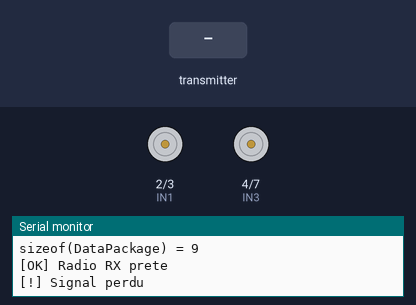
Bench run of a sketch on a simulated Arduino Uno, built with avr-gcc and run on an emulated ATmega328P. Shown: motor-driver pin pairs drawn as motors (green arrow = first pin HIGH = forward, orange = second pin HIGH = backward, longer = more drive, scaled by the enable pin), the last lines printed to the serial monitor. Inputs (shaded band) come from the test bench. No radio packets arrive unless stated.

Above: at 1.2 s.
1.3 s: the transmitter starts sending lx = 0
At 2.5 s:
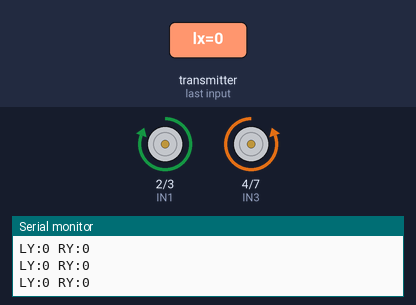
2.8 s: the transmitter starts sending ly = 256
At 3.6 s:
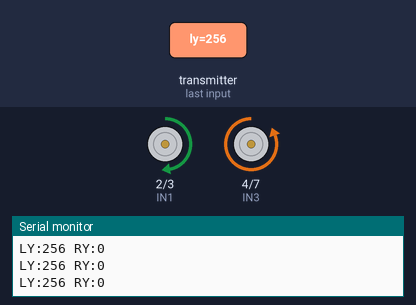
4.3 s: the transmitter starts sending ry = 256
At 4.8 s:
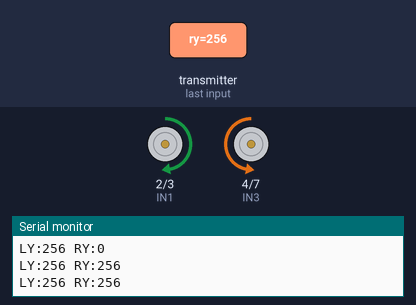
5.8 s: the transmitter starts sending ly = 0
At 7.0 s:
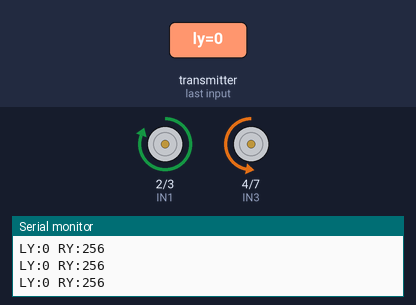
7.3 s: the transmitter starts sending ry = 512
At 8.3 s:
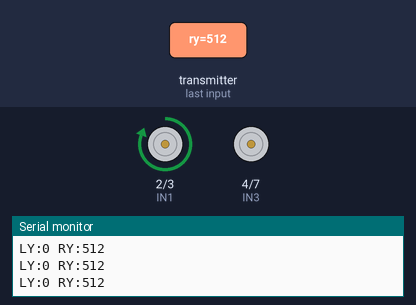
8.8 s: the transmitter starts sending ly = 1023
At 9.4 s:
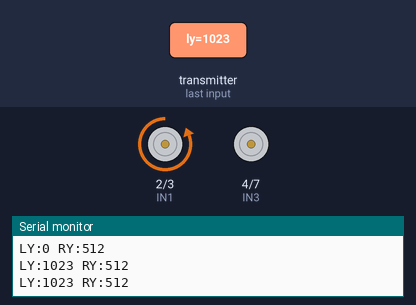
Timing chart, 0 to 11.3 s (numbered marks = the images above; inputs shaded):
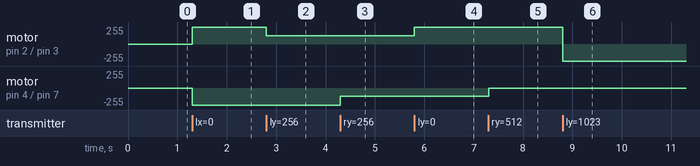

Measured:
- after the input at 1.3 s, motor on pin 2 (IN1) / pin 3 (IN2): stopped → forward 255/255 at once; motor on pin 4 (IN3) / pin 7 (IN4): stopped → backward 255/255 at once
- after the input at 2.8 s, motor on pin 2 (IN1) / pin 3 (IN2): forward 255/255 → forward 127/255 at once
- after the input at 4.3 s, motor on pin 4 (IN3) / pin 7 (IN4): backward 255/255 → backward 127/255 at once
- after the input at 5.8 s, motor on pin 2 (IN1) / pin 3 (IN2): forward 127/255 → forward 255/255 at once
- after the input at 7.3 s, motor on pin 4 (IN3) / pin 7 (IN4): backward 127/255 → stopped at once
- after the input at 8.8 s, motor on pin 2 (IN1) / pin 3 (IN2): forward 255/255 → backward 255/255 at once

The sketch:

Recepteur_Rover.ino
```cpp
#include <RF24.h>
#include <SPI.h>

// ==================== PINOUT ====================
#define CE_PIN 9
#define CSN_PIN 10

#define ENA 5
#define IN1 2
#define IN2 3
#define ENB 6
#define IN3 4
#define IN4 7

// ==================== NRF24 ====================
RF24 radio(CE_PIN, CSN_PIN);
const byte adresse[6] = "ROVE1";

// ==================== STRUCTURE (4 AXES + button) ====================
struct DataPackage {
  int16_t lx;  // Left X
  int16_t ly;  // Left Y
  int16_t rx;  // Right X
  int16_t ry;  // Right Y
  uint8_t btn; // button
};

DataPackage data;

// ==================== FAILSAFE ====================
unsigned long lastSignal = 0;
const unsigned long TIMEOUT = 500;

const int DEADZONE = 100;

// ==================== SETUP ====================
void setup() {
  Serial.begin(115200);

  pinMode(ENA, OUTPUT);
  pinMode(IN1, OUTPUT);
  pinMode(IN2, OUTPUT);
  pinMode(ENB, OUTPUT);
  pinMode(IN3, OUTPUT);
  pinMode(IN4, OUTPUT);
  stopMotors();

  Serial.println(F("=== RECEPTEUR R4 - TANK DRIVE ==="));
  Serial.print(F("sizeof(DataPackage) = "));
  Serial.println(sizeof(DataPackage));

  if (!radio.begin()) {
    Serial.println(F("[ERREUR] NRF24!"));
    while (1)
      ;
  }

  radio.setPALevel(RF24_PA_LOW);
  radio.setDataRate(RF24_250KBPS);
  radio.setChannel(108);
  radio.openReadingPipe(1, adresse);
  radio.startListening();

  Serial.println(F("[OK] Radio RX prete"));
}

// ==================== LOOP ====================
void loop() {
  if (radio.available()) {
    radio.read(&data, sizeof(DataPackage));
    lastSignal = millis();

    processTankDrive();

    static unsigned long lastPrint = 0;
    if (millis() - lastPrint > 300) {
      lastPrint = millis();
      Serial.print(F("LY:"));
      Serial.print(data.ly);
      Serial.print(F(" RY:"));
      Serial.println(data.ry);
    }
  }

  // Failsafe
  if (millis() - lastSignal > TIMEOUT) {
    stopMotors();
    static unsigned long lastWarn = 0;
    if (millis() - lastWarn > 1000) {
      lastWarn = millis();
      Serial.println(F("[!] Signal perdu"));
    }
  }
}

// ==================== rover DRIVE ====================
void processTankDrive() {
  /*
   * Tank Drive:
   * - Joystick left Y (ly) -> left engine
   * - Joystick right Y (ry)  -> right engine
   *
   */

  // Centrer autour de zéro et INVERSER (512 - valeur au lieu de valeur - 512)
  int leftJoy = 512 - data.ly;  // INVERSÉ
  int rightJoy = 512 - data.ry; // INVERSÉ

  // dead zone for safety
  if (abs(leftJoy) < DEADZONE)
    leftJoy = 0;
  if (abs(rightJoy) < DEADZONE)
    rightJoy = 0;

  // mapping between -255 and +255
  int leftSpeed = map(leftJoy, -512, 511, -255, 255);
  int rightSpeed = map(rightJoy, -512, 511, -255, 255);

  setMotorLeft(leftSpeed);
  setMotorRight(rightSpeed);
}

// ==================== engines ====================
void setMotorLeft(int speed) {
  if (speed > 0) {
    digitalWrite(IN1, HIGH);
    digitalWrite(IN2, LOW);
    analogWrite(ENA, speed);
  } else if (speed < 0) {
    digitalWrite(IN1, LOW);
    digitalWrite(IN2, HIGH);
    analogWrite(ENA, -speed);
  } else {
    digitalWrite(IN1, LOW);
    digitalWrite(IN2, LOW);
    analogWrite(ENA, 0);
  }
}

void setMotorRight(int speed) {
  // switched: IN3/IN4 for compensated the motor wiring
  if (speed > 0) {
    digitalWrite(IN3, LOW);  // switched (was HIGH)
    digitalWrite(IN4, HIGH); // switched (was LOW)
    analogWrite(ENB, speed);
  } else if (speed < 0) {
    digitalWrite(IN3, HIGH); // switched (was LOW)
    digitalWrite(IN4, LOW);  // switched (was HIGH)
    analogWrite(ENB, -speed);
  } else {
    digitalWrite(IN3, LOW);
    digitalWrite(IN4, LOW);
    analogWrite(ENB, 0);
  }
}

void stopMotors() {
  setMotorLeft(0);
  setMotorRight(0);
}
```
